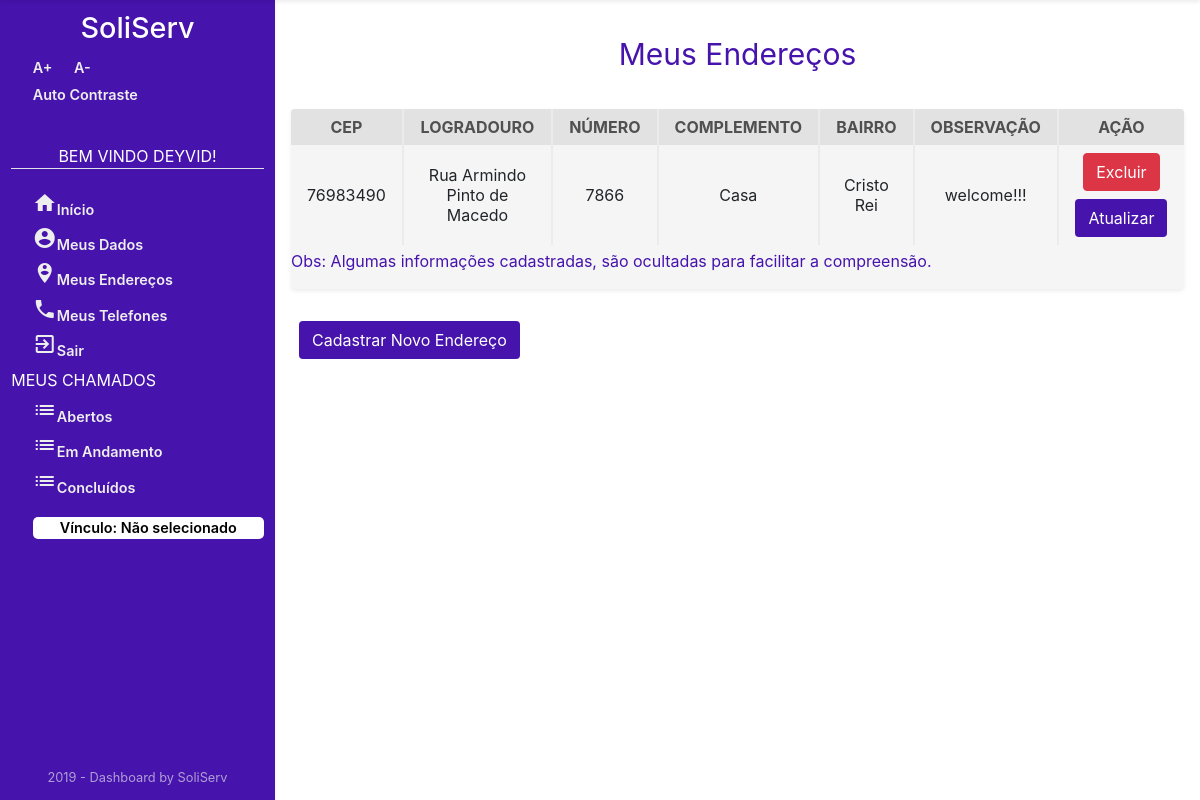
The page /Usuario/meusEnderecos/ (signed in) on the database its author committed.
### Usuario/models.py (models this page shows, shortened)
class Endereco(models.Model):
    cep = models.IntegerField('CEP')
    logradouro = models.CharField('LOGRADOURO', max_length=45)
    enderecoNumero = models.CharField('NÚMERO', max_length=11)
    complemento = models.CharField('COMPLEMENTO', max_length=45)
    bairro = models.CharField('BAIRRO', max_length=45)
    observacao = models.CharField('OBSERVAÇÃO', max_length=45)
    municipio = models.CharField('MUNICIPIO', max_length=45)
    estado = models.CharField('ESTADO', max_length=2)
    idPessoa = models.ForeignKey(
        User, on_delete=models.CASCADE, verbose_name="PESSOA")
    class Meta:
        verbose_name = "Endereco"
        verbose_name_plural = "Endereco"

### Usuario/views.py (the view)
# urls.py: path('meusEnderecos/', views.enderecosList, name='listaEnderecos'),
def enderecosList(request):
    enderecos_list = Endereco.objects.filter(idPessoa_id=request.user.id)
    context = {'enderecos_list': enderecos_list}
    return render(request, 'Usuario/enderecosList.html', context)

### Usuario/templates/Usuario/enderecosList.html (shortened to what this page needs)
{% extends "sistemaDeGestaoDeServicosPublicos/index1.html" %}
{% block centro %}
{% if user.is_authenticated %}
<div class="mt-3 container text-center ">
    <p style="color: #4613ac; font-size: 30px;">Meus Endereços</p>
</div>
<div class="section-2"  >
    <div class="w-100 mt-3 mb-3 table-holder rounded shadow-sm"style="overflow-x: auto; ">
        {% if enderecos_list %}
        <table class="text-center">
            <tr>
                <th>CEP</th>
                <th>LOGRADOURO</th>
                <th>NÚMERO</th>
                <th>COMPLEMENTO</th>
                <th>BAIRRO</th>
                <th>OBSERVAÇÃO</th>
                <th>AÇÃO</th>
            </tr>
            {% for enderecos in enderecos_list %}
            <tr>
                <td>{{enderecos.cep}}</td>
                <td>{{enderecos.logradouro}}</td>
                <td>{{enderecos.enderecoNumero}}</td>
                <td>{{enderecos.complemento}} </td>
                <td>{{enderecos.bairro}}</td>
                <td>{{enderecos.observacao}}</td>
                <td>
                    <a class="btn btn-danger mb-2" style="color: white;" href="{% url 'endereco_deletar' enderecos.id  %}" title="Excluir Endereco">
                        Excluir</a>
                    <a class="btn" style=" background-color: #4613ac; color: white;" href="{% url 'endereco_atualizar' enderecos.id %}"
                        title="Atualizar Endereco">Atualizar</a>
                </td>
            </tr>
            {% endfor %}
        </table>
        <p class=" mt-1"style="color: #4613ac;" > Obs: Algumas informações cadastradas, são ocultadas para facilitar a compreensão.</p>
    </div>
    <a class="btn ml-2 mb-3 mt-3"  style="background-color: #4613ac; color: white;" href="{% url 'cadastroEndereco' %}"
    title="Cadastrar Endereço">Cadastrar Novo Endereço</a>
</div>
    {% endif %}
    {% endif %}
    {% endblock %}

### templates/sistemaDeGestaoDeServicosPublicos/index1.html (shortened to what this page needs)
<!DOCTYPE html>
<html lang="pt-br">
{% load staticfiles %}
<head>
    <link rel="stylesheet" href="https://stackpath.bootstrapcdn.com/bootstrap/4.3.1/css/bootstrap.min.css"
>
    <link href="https://unpkg.com/material-components-web@latest/dist/material-components-web.min.css" rel="stylesheet">
    <link rel="stylesheet" href="{% static 'css/dashboard-itens.css' %}">
    <link rel="stylesheet" href="{% static 'css/style.css' %}">
    <link rel="stylesheet" href="{% static 'css/zocial.css' %}">
</head>
<body class="acessibilidade" onresize="verificaSide()">
    <main class="main">
        <div class="sidebar shadow-sm" id="sidebar">
            <h1>SoliServ</h1>
            <div class="AcessibilidadeFontes">
                <a onClick="fonte('a');" title="Aumentar Tamanho da Fonte" href="#">A+</a>
                <a onClick="fonte('d');" title="Diminuir Tamanho da Fonte" href="#">A-</a>
            </div>
            {% if user.is_authenticated %}
            <a href="#altocontraste" id="altocontraste" accesskey="3" title="Auto Contraste"
                onclick="window.toggleContrast()" onkeydown="window.toggleContrast()">Auto
                Contraste</a> {% else %}
            <a class="border-bottom" href="#altocontraste" id="altocontraste" accesskey="3" title="Auto Contraste"
                onclick="window.toggleContrast()" onkeydown="window.toggleContrast()">Auto
                Contraste</a> {% endif %} {% if user.is_authenticated %}
            <nav>
                <p class="border-bottom text-center naoMostrarMouse">Bem Vindo {{ user.first_name }}!</p>
                <a href="{% url 'index' %}" title="Página Inicial"><i class="material-icons mt-3">home</i>Início</a>
                <a href="{% url 'meusDados' %}" title="Meus Dados"><i class="material-icons"> account_circle</i>Meus
                    Dados</a>
                <a href="{% url 'listaEnderecos' %}" title="Meus Endereços"><i
                        class="material-icons">person_pin_circle</i>Meus Endereços</a>
                <a href="{% url 'listaTelefones' %}" title="Meus Telefones"><i class="material-icons">phone</i>Meus
                    Telefones</a>
                <a href="{% url 'logout' %}" title="Log-out"><i class="material-icons">exit_to_app</i>Sair</a>
                <p class="naoMostrarMouse">Meus Chamados</p>
                <a href="/" title="Chamados Em Aberto"><i class="material-icons">list</i>Abertos</a>
                <a href="/" title="Chamados Em Andamento "><i class="material-icons">list</i>Em Andamento</a>
                <a href="/" title="Chamados Concluídos"><i class="material-icons">list</i>Concluídos</a>
                {% if request.session.temVinculo %}
                <a class="mt-3 text-center" title="Clique para Escolher o Vínculo" style="border-radius: 5px; background-color: white; color: black; " href="{% url 'Orgao:retorna_Lotacao' %}">
                    {% if request.session.nomeVinculo %}
                    Vínculo: {{ request.session.nomeVinculo }}
                    {% else %}
                    Vínculo: Não selecionado
                    {% endif %}
                </a>
                {% endif %}
            </nav>
                {% endif %}
            <p class="credit m-0">2019 - Dashboard by SoliServ</p>
        </div>
        <body>
            <div class="content d-flex flex-column" id="content">
                <div>
                    {% block centro%}
                    {% endblock %}
                </div>
            </div>
        </body>
    </main>
</body>
</html>

### sistemaDeGestaoDeServicosPublicos/static/css/dashboard-itens.css (style rules this page uses)
.section-2 { display: flex; justify-content: space-between; width: 100%; flex-wrap: wrap; }
.table-holder { width: 59%; background-color: #f5f5f5; }
.table-holder table { width: 100%; }
.table-holder th { background-color: #e2e2e2; padding: .5em 1em; color: #505050; border-left: 2px solid #ebebeb; }
.table-holder th:first-child { border: none; }
.table-holder td { padding: .5em 1em; border-left: 2px solid #ebebeb; }
.table-holder td:first-child { border: none; }

### sistemaDeGestaoDeServicosPublicos/static/css/style.css (style rules this page uses)
:root { --tamanho-sidebar: 275px; --transicao: .5s ease-in; }
* { margin: 0; padding: 0; }
.main { display: flex; justify-content: space-between; position: absolute; top: 0; box-sizing: border-box; transition: var(--transicao); min-height: 100vh; width: 100%; border: 2px; }
.sidebar { position: fixed; width: 100%; max-width: var(--tamanho-sidebar); display: flex; flex-direction: column; box-sizing: border-box; padding: .7em; height: 100vh; transition: var(--transicao); left: 0; z-index: 4; background: #4613ac; color: #fff; }
.sidebar h1 { font-size: 1.8em; align-self: center; }
.sidebar nav { margin-top: 2em; display: flex; flex-direction: column; }
.sidebar p { margin: .2em 0; }
.sidebar a { text-decoration: none; color: #eee; margin: .2em 0; margin-left: 1.5em; font-weight: 600; font-size: .9em; }
.content { display: flex; max-width: calc(100% - var(--tamanho-sidebar)); box-sizing: border-box; width: 100%; position: absolute; right: 0; transition: var(--transicao); padding: 1em; height: 100%; }
.naoMostrarMouse { cursor: pointer; text-transform: uppercase; }
.credit { position: absolute; bottom: 1em; color: #eeeeeea2; font-size: .8em; align-self: center; }
.AcessibilidadeFontes { display: flex; flex-direction: row; }

### rows shown on the page
Endereco: cep "76983490", logradouro "Rua Armindo Pinto de Macedo", enderecoNumero "7866", complemento "Casa", bairro "Cristo Rei", observacao "welcome!!!"

### other values the page prints
{{ user.first_name }} "DEYVID"
